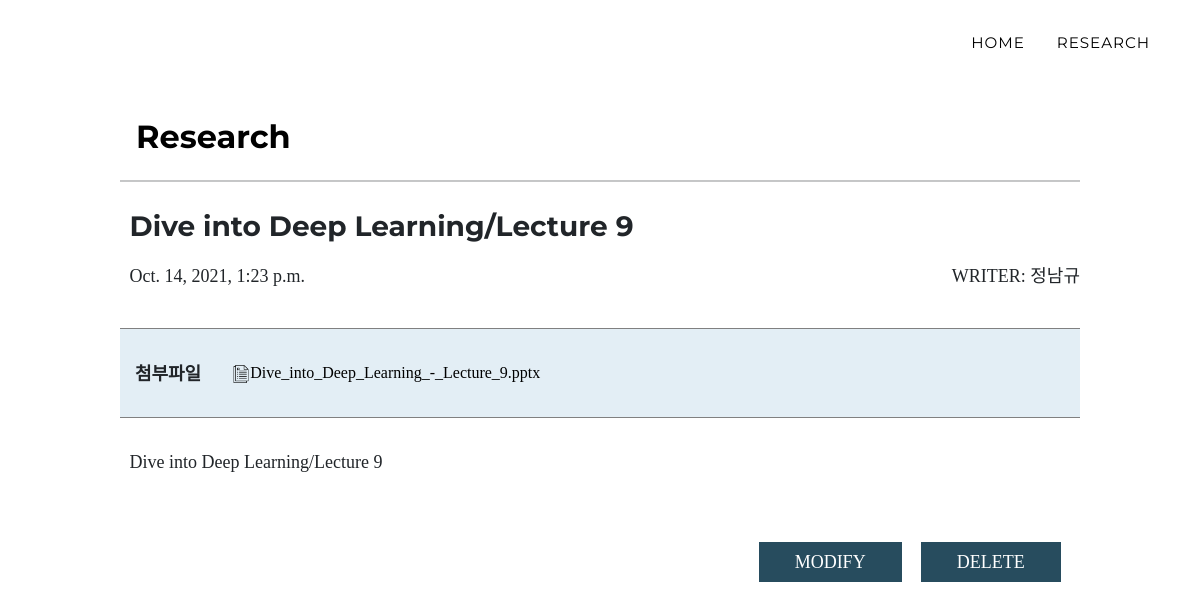
The app's page /board/31/ with its own data.
### app/models.py (models this page shows, shortened)
class Board(models.Model):
    title = models.CharField(max_length=100)
    body = models.TextField()
    date = models.DateTimeField(auto_now_add=True)
    writer = models.CharField(max_length=100, default='')
    file = models.FileField('첨부파일', null=True, blank=True,  upload_to='')

### app/views.py (the view)
# urls.py: path('board/<int:pk>/', app.views.posting, name='posting'),
def posting(request, pk):
    post = Board.objects.get(pk=pk)
    return render(request, 'posting.html', {'post':post})

### app/templates/posting.html (shortened to what this page needs)
<!DOCTYPE html>
<html lang="en">
<head>
    <link href="https://cdn.jsdelivr.net/npm/bootstrap@5.1.1/dist/css/bootstrap.min.css" rel="stylesheet"
>
    {% load static %}
    <link rel="stylesheet" href="{% static 'css/styles.css' %}">
</head>
<body id="page-top" style="font-family: noto-demilight;">
    <nav class="navbar navbar-expand-lg navbar-dark fixed-top" id="mainNav" style="background-color: white;">
        <div class="container">
            <div class="collapse navbar-collapse" id="navbarResponsive">
                <ul class="navbar-nav text-uppercase ml-auto">
                    <li class="nav-item"><a class="nav-link js-scroll-trigger" href="{% url 'index' %}" style="color:black;">home</a></li>
                    <li class="nav-item"><a class="nav-link js-scroll-trigger" href="{% url 'board' %}"style="color:black;">Research</a></li>
                </ul>
            </div>
        </div>
    </nav>
    <div class="board" style="margin-top: 110px;">
        <div class="board-contents mx-auto">
            <div class="block" style="height:3em;">
                <div class="inline-block" >
                    <a class="nav-link js-scroll-trigger" href="{% url 'board' %}" style="color: black;">
                        <h2 style="float: left;">Research</h2>
                    </a>
                </div>
            </div>
            <div class="block" style="height: 1.5em;">
                <hr>
            </div>
            <div class="block" style="margin-top: 2%">
                <div class="inline-block" style="padding-left: 1%;">
                    <h3 style="float: left;">{{post.title}}</h3>
                </div>
            </div>
            <div class="block" style="float: left; margin-top:1%; padding-left:1%;">
                <div class="inline-block">
                    <p style="float: left; font-family:noto-thin;font-weight:lighter ">{{post.date}}</p>
                </div>
               <div class="inline-block" style="float: right;">
                <p style="float: left; font-family:noto-thin;font-weight:lighter; float:right; ">WRITER: {{post.writer}}</p>
               </div>
            </div>
            {%if post.file %}
            <div class="block" style="background-color: #e3eef5; height:5em; border-top:1px solid grey; border-bottom:1px solid grey; margin-top:2%;">
                <div class="inline-block" style="width: 10%; margin-top:30px; ">
                    <p>첨부파일</p>
                </div>
                <div class="inline-block" style="width:2%; margin-top:30px; margin-left:15px">
                    <img src="{% static 'img/document.png' %}" width="18" height="18">
                </div>
                <div class="inline-block" style="width: 80%; margin-top:32px; ">
                    <a style="float: left;" class="posting-click" href="{{post.file.url}}" download="{{post.file.url}}">{{post.file}}</a>
                </div>
            </div>
            {% endif %}
            <div class="block" style="font-weight: lighter; margin-top:3%; padding-left: 1%;">
                <p style="text-align: left;">{{post.body}}</p>
            </div>
            <div class="block" style="margin-top: 5%;">
                <button class="my-button" onclick="location.href = '/board/{{post.pk}}/delete'" style="float: right; margin-right:2%;">DELETE</button>
                <button class="my-button" onclick="location.href = '/board/{{post.pk}}/edit'" style="float: right; margin-right:2%;">MODIFY</button>
            </div>
        </div>
    </div>
</body>
</html>

### records on screen
Board: title "Dive into Deep Learning/Lecture 9", date "Oct. 14, 2021, 1:23 p.m.", writer "정남규", file "Dive_into_Deep_Learning_-_Lecture_9.pptx", body "Dive into Deep Learning/Lecture 9"
